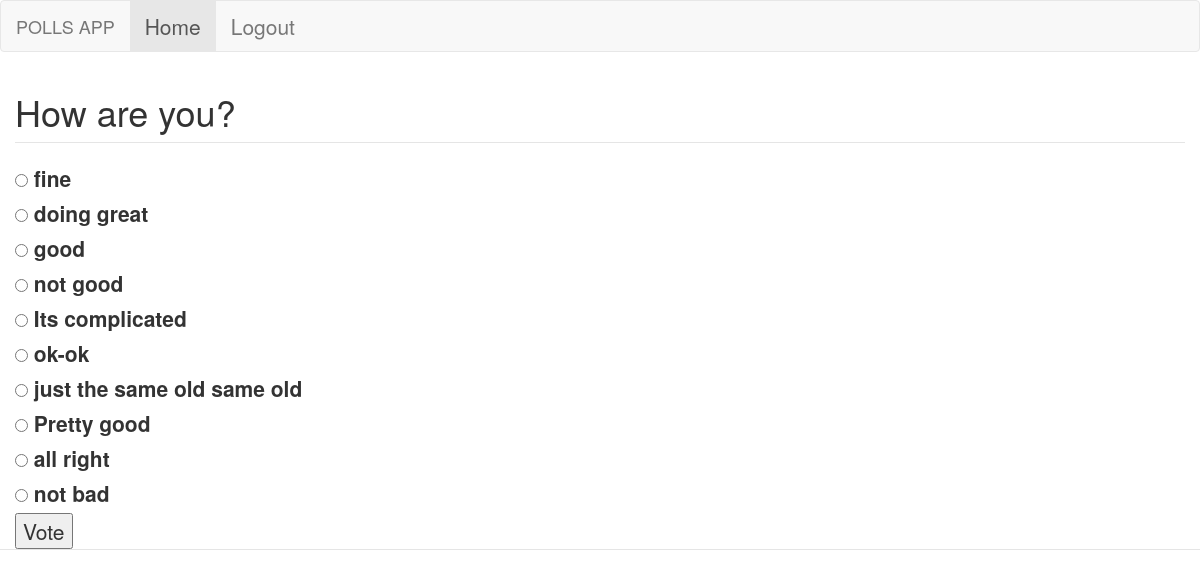
Page /polls/detail/3/ (signed in) on the committed database.
### polls/models.py (models this page shows, shortened)
class Question(models.Model):
    question_text = models.CharField(max_length=200)
    pub_date = models.DateTimeField('date published')

class Choice(models.Model):
    question = models.ForeignKey(Question, on_delete=models.CASCADE)
    choice_text = models.CharField(max_length=200)
    votes = models.IntegerField(default=0)

### polls/views.py (the view)
# urls.py: path('detail/<int:pk>/', views.DetailView.as_view(), name='detail'),
class DetailView(LoginRequiredMixin, generic.DetailView):
    model = Question
    template_name = 'polls/detail.html'

### polls/templates/polls/detail.html (shortened to what this page needs)
<!DOCTYPE html>
<html lang="en">
<head>
  <link rel="stylesheet" href="https://maxcdn.bootstrapcdn.com/bootstrap/3.4.1/css/bootstrap.min.css">
</head>
<body>
<fieldset>
<legend>
    <nav class="navbar navbar-default">
  <div class="container-fluid">
    <div class="navbar-header">
      <a class="navbar-brand" href="#">POLLS APP</a>
    </div>
    <ul class="nav navbar-nav">
      <li class="active"><a href="{% url 'polls:index' %}">Home</a></li>
      <li><a href="{% url 'logout' %}">Logout</a></li>
    </ul>
  </div>
</nav>
<div class="container-fluid">
<form action="{% url 'polls:vote' question.id %}" method="post">
<fieldset>
    <legend><h1>{{ question.question_text }}</h1></legend>
    {% for choice in question.choice_set.all %}
        <input type="radio" name="choice" id="choice{{ forloop.counter }}" value="{{ choice.id }}" align="middle">
        <label for="choice{{ forloop.counter }}">{{ choice.choice_text }}</label><br>
    {% endfor %}
</fieldset>
<input type="submit" value="Vote">
</form>
</fieldset>
</body>
</html>

### rows in the picture
Question: question_text "How are you?"
Choice: choice_text "fine"
Choice: choice_text "doing great"
Choice: choice_text "good"
Choice: choice_text "not good"
Choice: choice_text "Its complicated"
Choice: choice_text "ok-ok"
Choice: choice_text "just the same old same old"
Choice: choice_text "Pretty good"
Choice: choice_text "all right"
Choice: choice_text "not bad"
